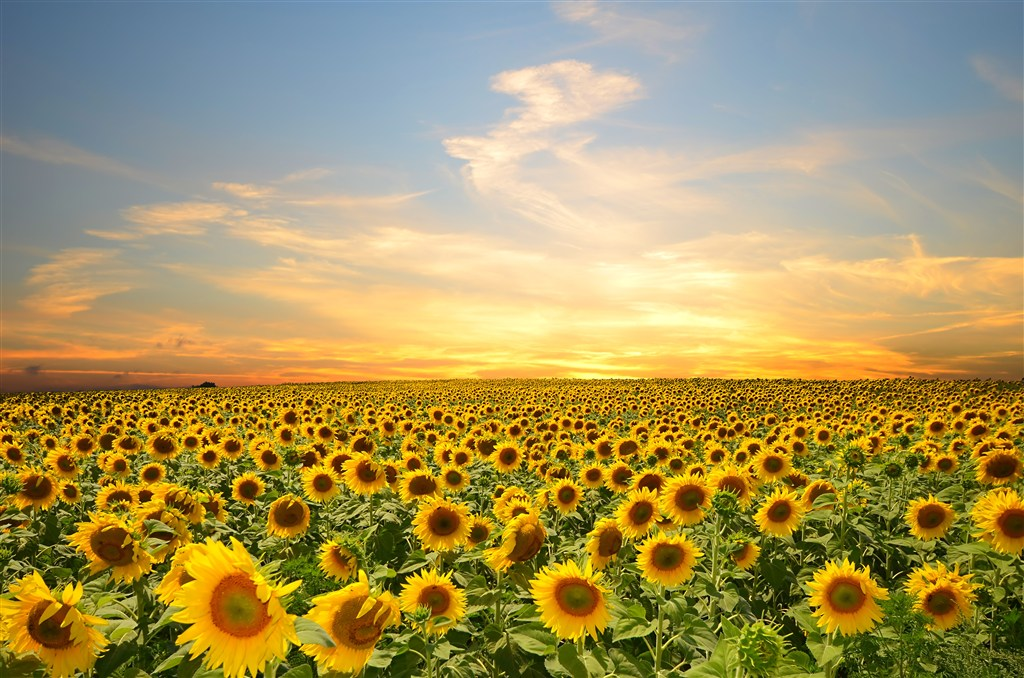
//> input picture img/kui.jpg, 1024 x 678 px
$ ./showImage   (built with g++ and OpenCV 4)
//> lines starting //> are read from the running program, lines starting //| are printed output that depends on the picture
//
// Created by 赵巍 on 2018/7/18.
//

#include <opencv2/core.hpp>
#include <opencv2/highgui.hpp>
#include <iostream>

void mouseHandle(int event, int x, int y, int flags, void* param);

int main() {
  cv::Mat image;

  std::cout << "This image is " << image.rows << " x "
            << image.cols << std::endl;

  image = cv::imread("/Users/zhaowei/Desktop/project/opencv-demo/img/kui.jpg", cv::IMREAD_GRAYSCALE);
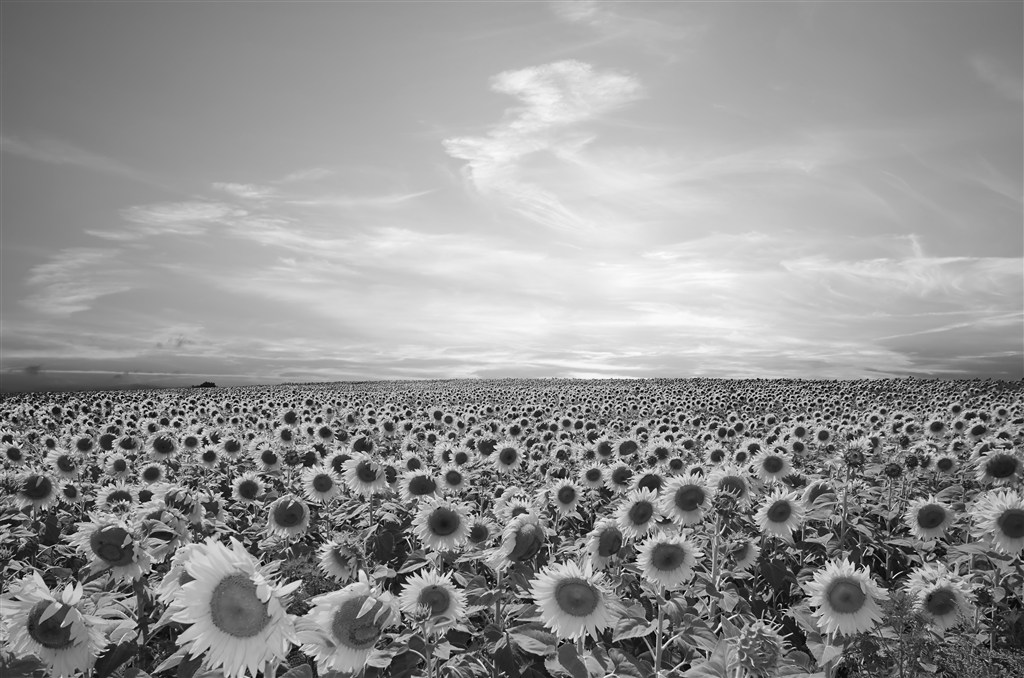
//> image: 678 rows x 1024 cols, CV_8UC1; min 0, max 255, mean 147.5

  if (image.empty()) {
    std::cout << "image read failed" << std::endl;
    exit(-1);
  }

  cv::namedWindow("Original Image");
  cv::imshow("Original Image", image);

  cv::Mat result;

  cv::flip(image, result, 0);
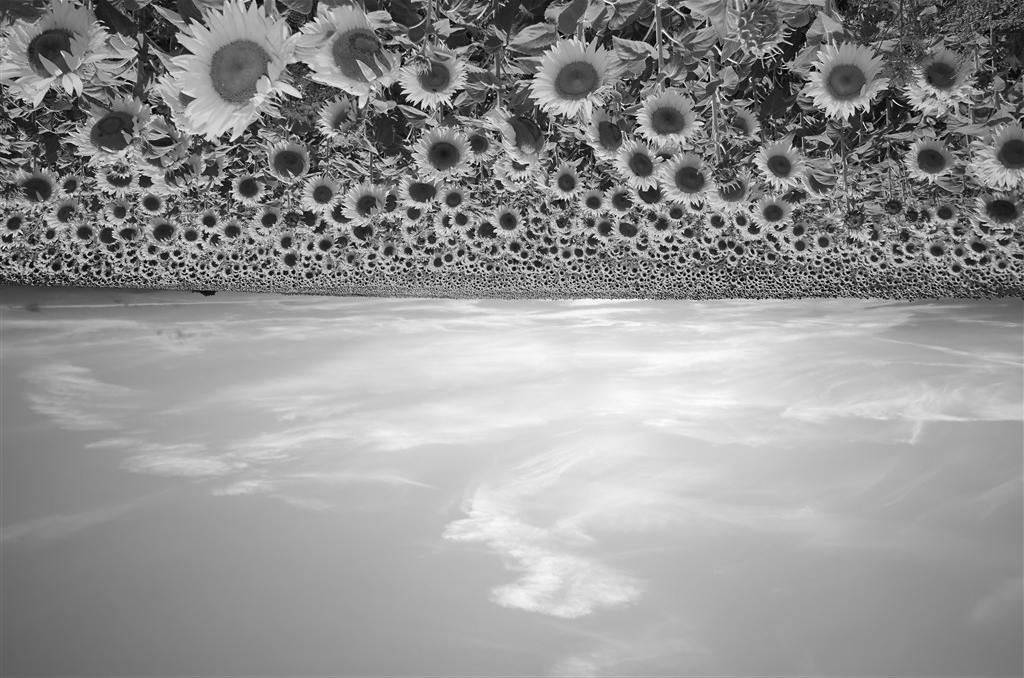
//> result: 678 rows x 1024 cols, CV_8UC1; min 0, max 255, mean 147.5
  cv::namedWindow("Result Image");
  cv::imshow("Result Image", result);

  cv::setMouseCallback("Original Image", mouseHandle, reinterpret_cast<void*>(&image));

  cv::waitKey(0);
  return 0;
}

void mouseHandle(int event, int x, int y, int flags, void* param) {
  cv::Mat* img = reinterpret_cast<cv::Mat*>(param);

  switch (event) {
    case cv::EVENT_LBUTTONDOWN:
      std::cout << "at (" << x << ", " << y << ") values is: "
                << static_cast<int>(img->at<uchar>(cv::Point(x,y))) << std::endl;
  }
}
